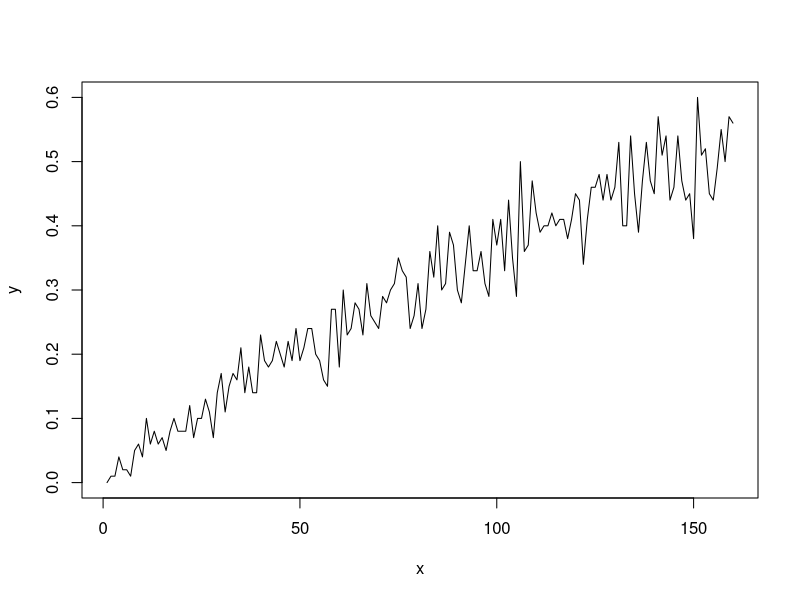

The R source for this figure:

#' Exercise 5
#' Consider the bet that all three dice will turn up sixes at least
#' once in n rolls of three dice.
#' Calculate f(n), the probability of at least one triple-six
#' when three dice and rolled n times.
#' Determine the smalles value of n necessary for a favorable bet
#' that a triple-six will ocur when time three

n = 160
x = c(1:n)
y = rep(0, n)

for (i in 1:n) {
  count_win = 0
  for (j in 1:100) {
    for (k in 1:i) {
      dice_1 = as.integer(runif(1) * 6 + 1) # roll a dice
      dice_2 = as.integer(runif(1) * 6 + 1) # roll a dice
      dice_3 = as.integer(runif(1) * 6 + 1) # roll a dice
      if (dice_1 == 6 && dice_2 == 6 && dice_3 == 6) { # if these are all six
        count_win = count_win + 1 # win the game
        break
      }
    }
  }
  
  y[i] = count_win / 100
  
}

plot(x, y, type='l')
